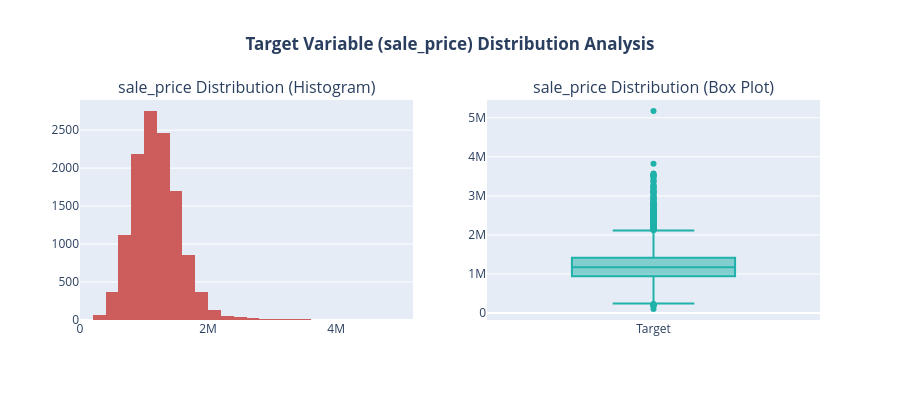

The notebook cell saved with this chart:
### Markdown cell above
### Distribution Visualization

Understanding the distribution of the target variable and features is crucial for:
- **Identifying skewness**: Helps decide if transformations are needed
- **Detecting outliers**: Extreme values that may affect model performance
- **Understanding data spread**: Variance and central tendency

### Code cell
# Identify target column (assuming last column or column with 'price' in name)
target_cols = [col for col in df.columns if 'price' in col.lower() or 'target' in col.lower()]
if target_cols:
    target_column = target_cols[0]
else:
    target_column = df.columns[-1]  # Use last column as default

print(f"Target Column: {target_column}")

# Visualize target distribution
fig = make_subplots(
    rows=1, cols=2,
    subplot_titles=(f'{target_column} Distribution (Histogram)', 
                   f'{target_column} Distribution (Box Plot)')
)

# Histogram
fig.add_trace(
    go.Histogram(x=df[target_column], name='Target', 
                nbinsx=50, marker_color='indianred'),
    row=1, col=1
)

# Box Plot
fig.add_trace(
    go.Box(y=df[target_column], name='Target', marker_color='lightseagreen'),
    row=1, col=2
)

fig.update_layout(
    height=400,
    showlegend=False,
    title_text=f"<b>Target Variable ({target_column}) Distribution Analysis</b>",
    title_x=0.5
)

fig.show()

# Statistics
print(f"\nTarget Variable Statistics:")
print(f"  Mean: {df[target_column].mean():.2f}")
print(f"  Median: {df[target_column].median():.2f}")
print(f"  Std Dev: {df[target_column].std():.2f}")
print(f"  Skewness: {df[target_column].skew():.2f}")
print(f"  Kurtosis: {df[target_column].kurtosis():.2f}")

### Figure 1 — Plotly figure (JSON) as saved in the notebook; plotly's stock layout.template omitted (floating-point values rounded to 4 significant figures; data arrays with more than 128 entries replaced by an {"elided": "..."} marker saying what was removed)
{"data": [{"marker": {"color": "indianred"}, "name": "Target", "nbinsx": 50, "type": "histogram", "x": {"elided": "12180 float values"}, "xaxis": "x", "yaxis": "y"}, {"marker": {"color": "lightseagreen"}, "name": "Target", "type": "box", "xaxis": "x2", "y": {"elided": "12180 float values"}, "yaxis": "y2"}], "layout": {"annotations": [{"font": {"size": 16}, "showarrow": false, "text": "sale_price Distribution (Histogram)", "x": 0.225, "xanchor": "center", "xref": "paper", "y": 1, "yanchor": "bottom", "yref": "paper"}, {"font": {"size": 16}, "showarrow": false, "text": "sale_price Distribution (Box Plot)", "x": 0.775, "xanchor": "center", "xref": "paper", "y": 1, "yanchor": "bottom", "yref": "paper"}], "height": 400, "showlegend": false, "title": {"text": "<b>Target Variable (sale_price) Distribution Analysis</b>", "x": 0.5}, "xaxis": {"anchor": "y", "domain": [0, 0.45]}, "xaxis2": {"anchor": "y2", "domain": [0.55, 1]}, "yaxis": {"anchor": "x", "domain": [0, 1]}, "yaxis2": {"anchor": "x2", "domain": [0, 1]}}}
